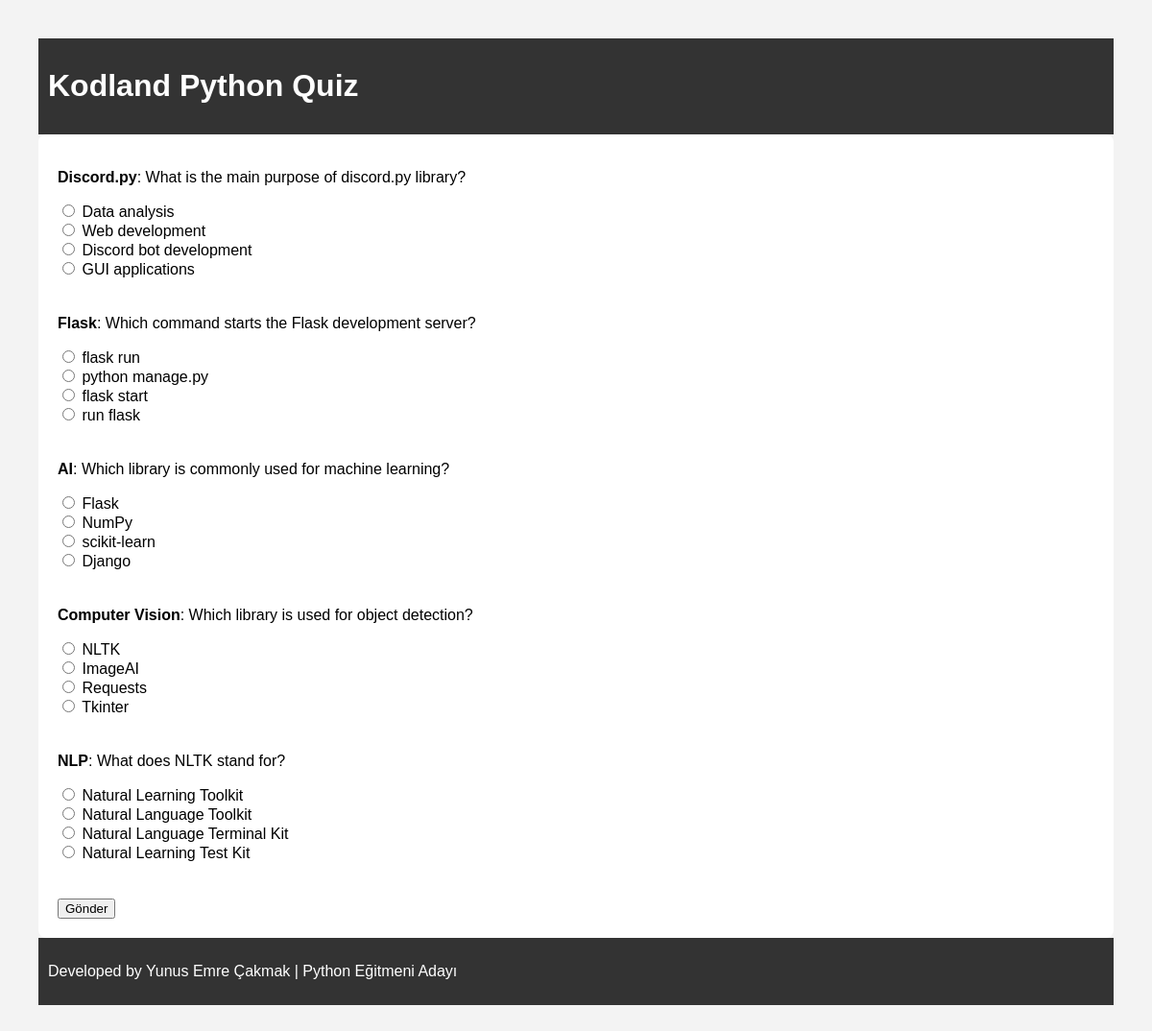
The page /quiz on the database its author committed.
### models.py (models this page shows)
class Question(db.Model):
    id= db.Column(db.Integer, primary_key=True)
    topic = db.Column(db.String(100),nullable=False)
    question_text = db.Column(db.String(500), nullable=False)
    option_a = db.Column(db.String(200), nullable=False)
    option_b = db.Column(db.String(200), nullable=False)
    option_c = db.Column(db.String(200), nullable=False)
    option_d = db.Column(db.String(200), nullable=False)
    correct_answer = db.Column(db.String, nullable=False)

### app.py (the view, shortened to what this page needs)
@app.route('/quiz', methods=['GET', 'POST'])
def quiz():
    user = User.query.get(session.get('user_id'))
    questions = Question.query.limit(5).all()
    return render_template('quiz.html', questions=questions, user=user)

### templates/quiz.html
{% extends 'base.html' %}
{% block content %}
<form method="POST">
    {% for q in questions %}
        <div class="question">
            <p><b>{{ q.topic }}</b>: {{ q.question_text }}</p>
            <label><input type="radio" name="{{ q.id }}" value="A" required> {{ q.option_a }}</label><br>
            <label><input type="radio" name="{{ q.id }}" value="B"> {{ q.option_b }}</label><br>
            <label><input type="radio" name="{{ q.id }}" value="C"> {{ q.option_c }}</label><br>
            <label><input type="radio" name="{{ q.id }}" value="D"> {{ q.option_d }}</label><br><br>
        </div>
    {% endfor %}
    <button type="submit">Gönder</button>
</form>
{% endblock %}

### templates/base.html (shortened to what this page needs)
<!DOCTYPE html>
<html lang="en">
<head>
    <link rel="stylesheet" href="{{ url_for('static', filename='style.css') }}">
</head>
<body>
    <header>
        <h1>Kodland Python Quiz</h1>
    </header>
    <main>
        {% block content %}{% endblock %}
    </main>
    <footer>
        <p>Developed by Yunus Emre Çakmak | Python Eğitmeni Adayı</p>
    </footer>
</body>
</html>

### static/style.css (style rules this page uses)
body { font-family: Arial, sans-serif; margin: 40px; background-color: #f3f3f3; }
header, footer { background-color: #333; color: white; padding: 10px; }
main { background-color: white; padding: 20px; border-radius: 8px; }
.question { margin-bottom: 20px; }

### rows shown on the page
Question: topic "Discord.py", question_text "What is the main purpose of discord.py library?", option_a "Data analysis", option_b "Web development", option_c "Discord bot development", option_d "GUI applications"
Question: topic "Flask", question_text "Which command starts the Flask development server?", option_a "flask run", option_b "python manage.py", option_c "flask start", option_d "run flask"
Question: topic "AI", question_text "Which library is commonly used for machine learning?", option_a "Flask", option_b "NumPy", option_c "scikit-learn", option_d "Django"
Question: topic "Computer Vision", question_text "Which library is used for object detection?", option_a "NLTK", option_b "ImageAI", option_c "Requests", option_d "Tkinter"
Question: topic "NLP", question_text "What does NLTK stand for?", option_a "Natural Learning Toolkit", option_b "Natural Language Toolkit", option_c "Natural Language Terminal Kit", option_d "Natural Learning Test Kit"
